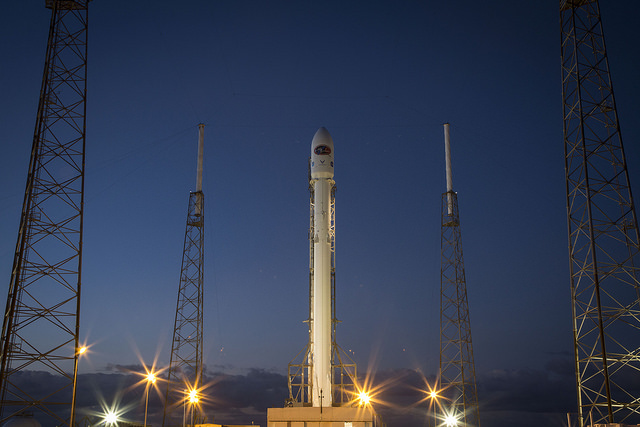
#> input picture img5.png, 640 x 427 px, found by its file name
$ jupyter execute Brute_Force_with_SIFT.ipynb   (shell and % lines are left out)
#> lines starting #> are read from the running program, lines starting #| are printed output that depends on the picture
<a href="https://colab.research.google.com/github/b-karapet/colab-notebooks/blob/main/Brute_Force_with_SIFT.ipynb" target="_parent"></a>

[cell 1]
import cv2
import numpy as np
import matplotlib.pyplot as plt

sift = cv2.SIFT_create()

img1 = cv2.imread("sample_data/img5.png")
#> img1 is the input picture: shape (427, 640, 3); mean B, G, R 82.3, 61.3, 52.3
img2 = cv2.imread("sample_data/img6.png")
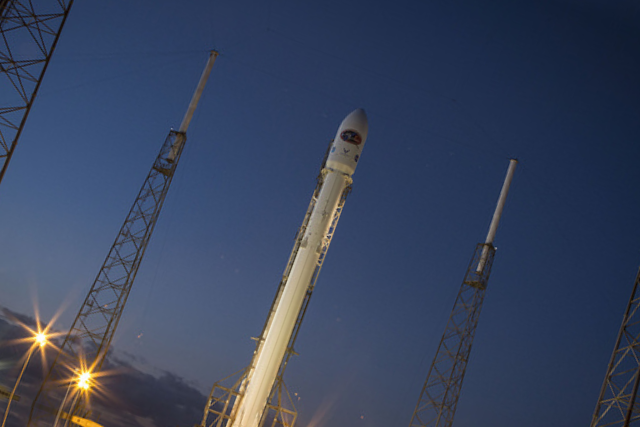
#> input picture img6.png, 640 x 427 px, found by its file name
#> img2 is the input picture: shape (427, 640, 3); mean B, G, R 93, 67.7, 56.2

kp1, des1 = sift.detectAndCompute(img1, None)
#> kp1 = 342 keypoints; strongest (x, y, size): (193, 396, 12.6), (151, 377, 9.9), (433, 394, 7.9), (83, 350, 6.2)
kp2, des2 = sift.detectAndCompute(img2, None)
#> kp2 = 373 keypoints; strongest (x, y, size): (84, 380, 16.5), (40, 338, 13), (75, 419, 4.2), (328, 237, 2)

bf = cv2.BFMatcher()
matches = bf.knnMatch(des1, des2, k=2)
#> matches = 342 matches

good = []
for m, n in matches:
    if m.distance < 0.75 * n.distance:
        good.append([m])
#> after the loop, good = 93 matches

img3 = cv2.drawMatchesKnn(
    img1, kp1, img2, kp2, good, None, flags=cv2.DrawMatchesFlags_NOT_DRAW_SINGLE_POINTS
)
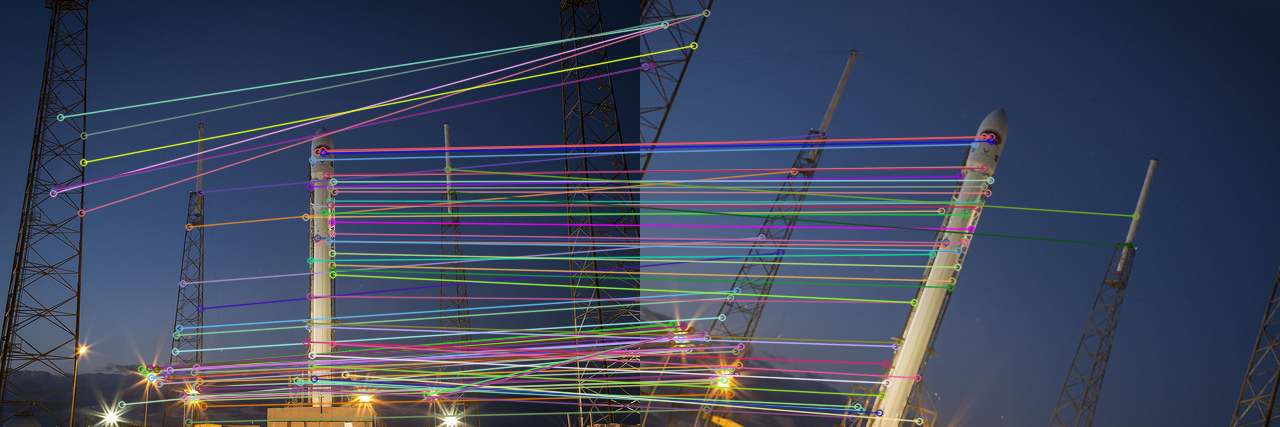
#> img3: shape (427, 1280, 3); mean B, G, R 92.9, 71.4, 63

plt.imshow(cv2.cvtColor(img3, cv2.COLOR_BGR2RGB))   # convert BGR to RGB for display
plt.axis("off")
plt.show()
